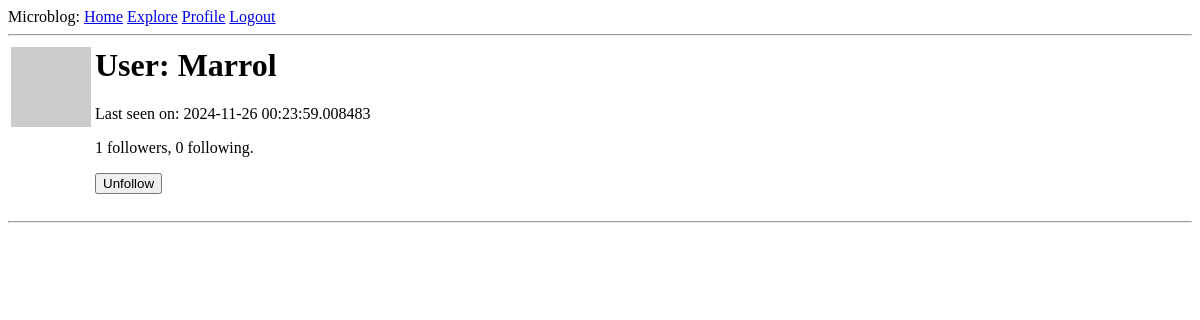
The page /user/Marrol (signed in) on the database as committed earlier.
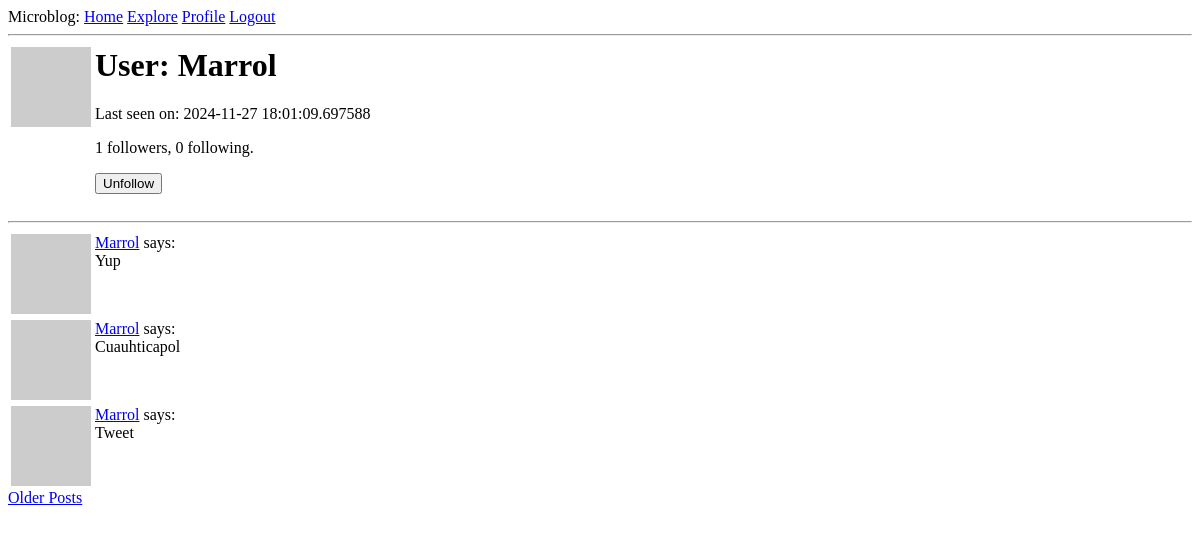
The same page on the database as committed later.
### app/models.py (models this page shows, shortened)
class User(UserMixin, db.Model):
    id: so.Mapped[int] = so.mapped_column(primary_key=True)
    username: so.Mapped[str] = so.mapped_column(sa.String(64), index=True, unique=True)
    email: so.Mapped[str] = so.mapped_column(sa.String(120), index=True, unique=True)
    password_hash: so.Mapped[Optional[str]] = so.mapped_column(sa.String(256))
    about_me: so.Mapped[Optional[str]] = so.mapped_column(sa.String(140))
    last_seen: so.Mapped[Optional[datetime]] = so.mapped_column(
        default=lambda: datetime.now(timezone.utc))
    posts: so.WriteOnlyMapped['Post'] = so.relationship(back_populates='author')
    following: so.WriteOnlyMapped['User'] = so.relationship(
        secondary=followers,
        primaryjoin=(followers.c.follower_id == id),
        secondaryjoin=(followers.c.followed_id == id),
        back_populates='followers')
    followers: so.WriteOnlyMapped['User'] = so.relationship(
        secondary=followers,
        primaryjoin=(followers.c.followed_id == id),
        secondaryjoin=(followers.c.follower_id == id),
        back_populates='following')
    def avatar(self, size):
        digest = md5(self.email.lower().encode('utf-8')).hexdigest()
        return f'https://www.gravatar.com/avatar/{digest}?d=identicon&s={size}'
    def is_following(self, user):
        query = self.following.select().where(User.id == user.id)
        return db.session.scalar(query) is not None
    def followers_count(self):
        query = sa.select(sa.func.count()).select_from(self.followers.select().subquery())
        return db.session.scalar(query)
    def following_count(self):
        query = sa.select(sa.func.count()).select_from(self.following.select().subquery())
        return db.session.scalar(query)

class Post(db.Model):
    id: so.Mapped[int] = so.mapped_column(primary_key=True)
    body: so.Mapped[str] = so.mapped_column(sa.String(140))
    timestamp: so.Mapped[datetime] = so.mapped_column(
        index=True, default=lambda: datetime.now(timezone.utc))
    user_id: so.Mapped[int] = so.mapped_column(sa.ForeignKey(User.id), index=True)
    author: so.Mapped[User] = so.relationship(back_populates='posts')

### app/routes.py (the view)
@app.route('/user/<username>')
@login_required
def user(username):
    user = db.first_or_404(sa.select(User).where(User.username == username))
    page = request.args.get('page', 1, type=int)
    query = user.posts.select().order_by(Post.timestamp.desc())
    posts = db.paginate(query, page=page,
                        per_page=app.config['POSTS_PER_PAGE'],
                        error_out=False)
    next_url = url_for('user', username=user.username, page=posts.next_num) if posts.has_next else None
    prev_url = url_for('user', username=user.username, page=posts.prev_num) if posts.has_prev else None
    form = EmptyForm()
    return render_template('user.html', user=user, posts=posts, form=form, next_url=next_url, prev_url=prev_url)

### app/forms.py
class EmptyForm(FlaskForm):
    submit = SubmitField('Submit')

### app/models.py (called while the page is built)
@login.user_loader
def load_user(id):
    return db.session.get(User, int(id))

### app/routes.py (called while the page is built)
@app.before_request
def before_request():
    if current_user.is_authenticated:
        current_user.last_seen = datetime.now(timezone.utc)
        db.session.commit()

### app/templates/user.html (shortened to what this page needs)
{% extends "base.html" %}
{% block content %}
<table>
    <tr valign="top">
        <td><img src="{{ user.avatar(128) }}"></td>
        <td>
            <h1>User: {{ user.username }}</h1>
            {% if user.last_seen %}<p>Last seen on: {{ user.last_seen }}</p>{% endif %}
            <p>{{ user.followers_count() }} followers, {{ user.following_count() }} following.</p>
            {% if user == current_user %}
            <p><a href="{{ url_for('edit_profile') }}">Edit your profile</a></p>
            {% else %}
            <p>
                <form action="{{ url_for('unfollow', username=user.username) }}" method="post">
                    {{ form.submit(value='Unfollow') }}
                </form>
            </p>
            {% endif %}
        </td>
    </tr>
</table>
    <hr>
    {% for post in posts %}
        {% include '_post.html' %}
    {% endfor %}
    {% if next_url %}
    <a href="{{ next_url }}">Older Posts</a>
    {% endif %}
{% endblock %}

### app/templates/base.html (shortened to what this page needs)
<html>
    <head>
    </head>
    <body>
        <div>
            Microblog:
            <a href="{{ url_for('index') }}">Home</a>
            <a href="{{ url_for('explore') }}">Explore</a>
            {% if current_user.is_anonymous %}
            <a href="{{ url_for('login') }}">Login</a>
            {% else %}
            <a href="{{ url_for('user', username=current_user.username) }}">Profile</a>
            <a href="{{ url_for('logout') }}">Logout</a>
            {% endif %}
        </div>
        <hr>
        {% block content %}{% endblock %}
    </body>
</html>

### app/templates/_post.html
<table>
    <tr valign="top">
        <td><img src="{{ post.author.avatar(36) }}"></td>
        <td>
            <a href="{{ url_for('user', username=post.author.username) }}">{{ post.author.username }}</a>
            says:<br>{{ post.body }}</td>
    </tr>
</table>

Rows that differ between the two databases and show on the page:
changed User "Marrol": last_seen "2024-11-26 00:23:59.008483" → "2024-11-27 18:01:09.697588"
added Post: author.username "Marrol", body "Yup"
added Post: author.username "Marrol", body "Cuauhticapol"
added Post: author.username "Marrol", body "Tweet"
Other text that changed with them:
text now shown: "Older Posts"
